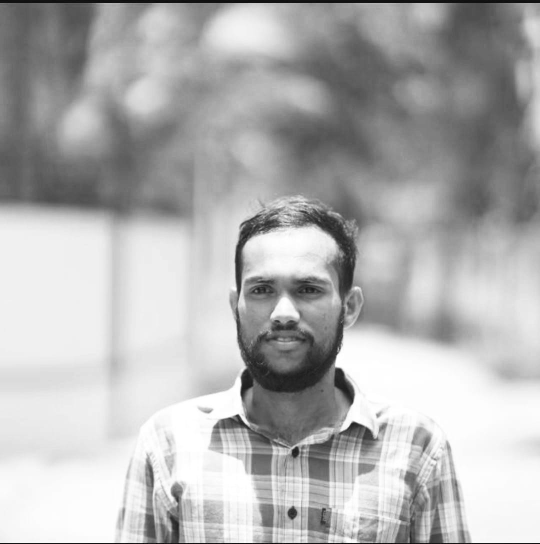
#> input picture Image processing/human.jpg, 1080 x 1087 px (shown at 1/2 size)
$ jupyter execute 'Imageprocess (1).ipynb'
#> lines starting #> are read from the running program, lines starting #| are printed output that depends on the picture; after the words box and inside, x2 and y2 are one past the last pixel; in counts of white or black regions, pixels touching at a corner belong together
[cell 1]
import cv2

image = cv2.imread(r'human.jpg')
#> image is the input picture: shape (1087, 1080, 3); min 5, max 255, mean 177.8

cv2.imshow('Image',image)

cv2.waitKey(0)
cv2.destroyAllWindows()

[cell 2]
# pip install opencv-python

Resizing:
Resizing an image to a specific resolution can make it easier to work with and standardize the input size for machine learning models.

[cell 3]
import cv2

# Read an image
image = cv2.imread(r'human.jpg')

# Resize the image to a specific width and height
resized_image = cv2.resize(image, (200, 200))
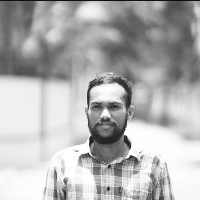
#> resized_image: shape (200, 200, 3); min 11, max 255, mean 178

# Display the resized image
cv2.imshow('Resized Image', resized_image)
cv2.waitKey(0)
cv2.destroyAllWindows()

Normalization:
Normalizing pixel values to a standard range (e.g., 0 to 1) can improve the performance of machine learning models by making the input data more consistent.

[cell 4]
import cv2
import numpy as np

# Read an image
image = cv2.imread(r'human.jpg')

# Normalize pixel values to range [0, 1]
normalized_image = image.astype(np.float32) / 255.0

# Display the normalized image
cv2.imshow('Normalized Image', normalized_image)
cv2.waitKey(0)
cv2.destroyAllWindows()

Grayscale Conversion:
 Converting a color image to grayscale can simplify the image data while retaining important features for analysis.

[cell 5]
import cv2

# Read a color image
image = cv2.imread(r'human.jpg')

# Convert the image to grayscale
gray_image = cv2.cvtColor(image, cv2.COLOR_BGR2GRAY)

# Display the grayscale image
cv2.imshow('Grayscale Image', gray_image)
cv2.waitKey(0)
cv2.destroyAllWindows()

Noise Reduction:
Techniques such as Gaussian blur or median filtering can be used to reduce noise in an image, which can improve the accuracy of subsequent processing steps.

[cell 6]
import cv2

# Read a noisy image
image = cv2.imread(r'human.jpg')


# Apply Gaussian blur for noise reduction
blurred_image = cv2.GaussianBlur(image, (5, 5), 0)

# Display the blurred image
cv2.imshow('Blurred Image', blurred_image)
cv2.waitKey(0)
cv2.destroyAllWindows()

Contrast Enhancement: Enhancing the contrast of an image can improve its visual quality and make it easier to detect features.

[cell 7]
import cv2

# Read an image
image = cv2.imread(r'human.jpg')

# Convert the image to grayscale
gray_image = cv2.cvtColor(image, cv2.COLOR_BGR2GRAY)

# Apply contrast enhancement using histogram equalization
equalized_image = cv2.equalizeHist(gray_image)
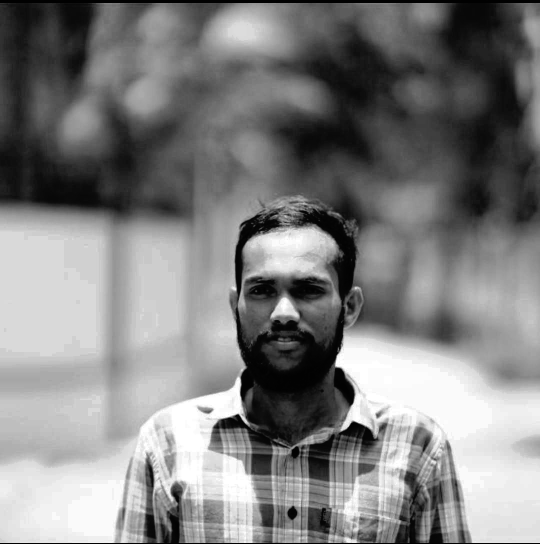
#> equalized_image: shape (1087, 1080) (shown at 1/2 size); min 0, max 255, mean 128.5

# Display the equalized image
cv2.imshow('Equalized Image', equalized_image)
cv2.waitKey(0)
cv2.destroyAllWindows()

Edge Detection: Techniques like the Sobel operator or Canny edge detection can be used to detect edges in an image, which can be useful for feature extraction.

[cell 8]
import cv2

# Read an image
image = cv2.imread(r'human.jpg')

# Convert the image to grayscale
gray_image = cv2.cvtColor(image, cv2.COLOR_BGR2GRAY)

# Apply Canny edge detection
edges = cv2.Canny(gray_image, 100, 200)
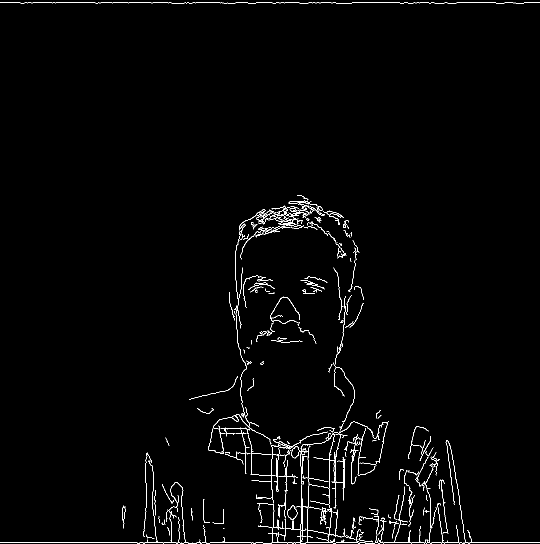
#> edges: shape (1087, 1080) (shown at 1/2 size); 1.4% white in thin lines or dots

# Display the edges
cv2.imshow('Edges', edges)
cv2.waitKey(0)
cv2.destroyAllWindows()

Harris Corner Detection

Harris Corner Detection is a corner detection algorithm that identifies key points in an image that can be used for further analysis, such as image matching or object tracking. Here's an example program using OpenCV to perform Harris Corner Detection:

[cell 9]
import cv2
import numpy as np

# Read an image
img = cv2.imread(r'human.jpg')
gray_img = cv2.cvtColor(img, cv2.COLOR_BGR2GRAY)

# Detect corners
dst = cv2.cornerHarris(gray_img, 2, 3, 0.04)
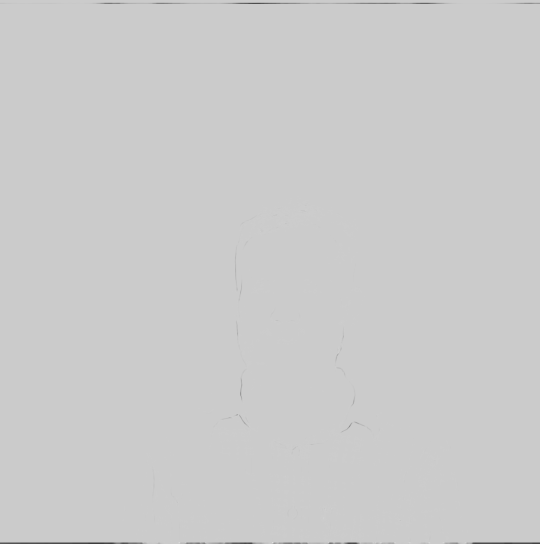
#> dst: shape (1087, 1080) float32 (shown at 1/2 size); min -0.0106, max 0.00265, mean -1.32e-05; drawn with min black and max white
dst = cv2.dilate(dst, None)


# Threshold for an optimal value
#sets the color of pixels that have a corner response value greater than 1% of the maximum corner response value in the image to red
img[dst > 0.01 * dst.max()] = [0, 0, 255]
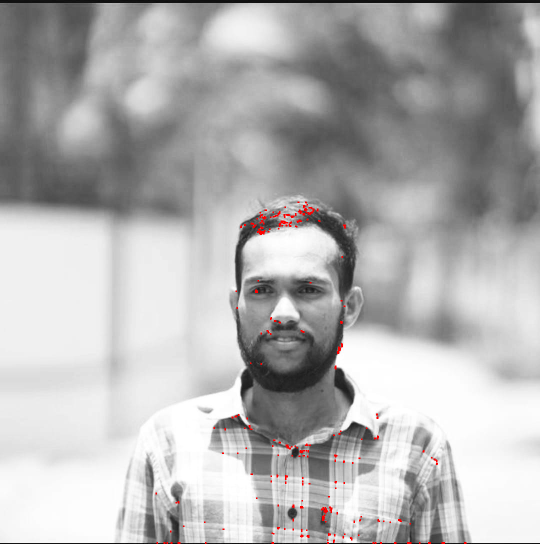
#> img: shape (1087, 1080, 3) (shown at 1/2 size); 0.32% of pixels changed, all inside (x1, y1, x2, y2) = (311, 403, 933, 1087)

# Display the result
cv2.imshow('Harris Corners', img)
cv2.waitKey(0)
cv2.destroyAllWindows()

Histogram Equalization:

 Histogram equalization can improve the contrast of an image by redistributing pixel intensities.

[cell 10]
import cv2

# Read an image
image = cv2.imread(r'human.jpg')

# Convert the image to grayscale
gray_image = cv2.cvtColor(image, cv2.COLOR_BGR2GRAY)

# Apply histogram equalization
equalized_image = cv2.equalizeHist(gray_image)

# Display the equalized image
cv2.imshow('Equalized Image', equalized_image)
cv2.waitKey(0)
cv2.destroyAllWindows()

Rotation and Cropping:

Rotating or cropping an image can correct its orientation or focus on a specific region of interest.

[cell 11]
import cv2

# Read an image
image = cv2.imread(r'human.jpg')

# Rotate the image by 90 degrees clockwise
rows, cols, _ = image.shape
#> rows = 1087; cols = 1080
rotation_matrix = cv2.getRotationMatrix2D((cols/2, rows/2), 90, 1)
rotated_image = cv2.warpAffine(image, rotation_matrix, (cols, rows))
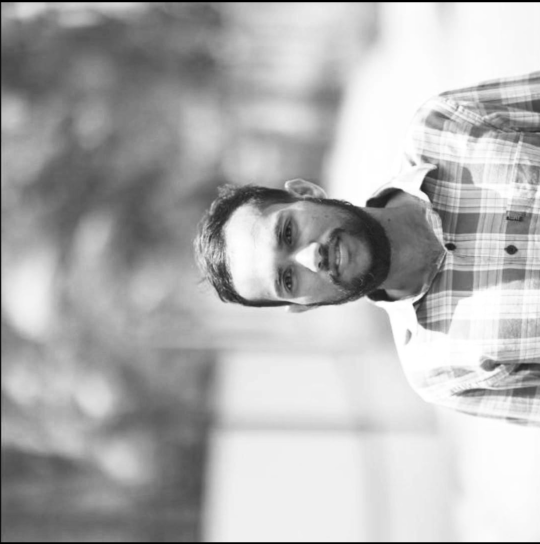
#> rotated_image: shape (1087, 1080, 3) (shown at 1/2 size); min 0, max 255, mean 177.4

# Crop a region of interest from the image
cropped_image = image[100:300, 200:400]
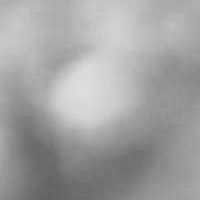
#> cropped_image: shape (200, 200, 3); min 99, max 222, mean 162

# Display the rotated and cropped images
cv2.imshow('Rotated Image', rotated_image)
cv2.imshow('Cropped Image', cropped_image)
cv2.waitKey(0)
cv2.destroyAllWindows()
